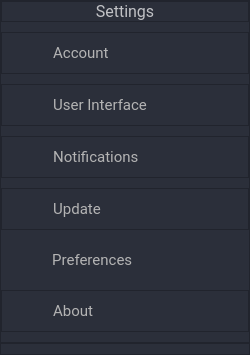
                     <widget class="QFrame" name="frame_49">
                      <property name="minimumSize">
                       <size>
                        <width>250</width>
                        <height>0</height>
                       </size>
                      </property>
                      <property name="maximumSize">
                       <size>
                        <width>250</width>
                        <height>16777215</height>
                       </size>
                      </property>
                      <property name="styleSheet">
                       <string notr="true">background-color: rgb(43, 47, 58)</string>
                      </property>
                      <property name="frameShape">
                       <enum>QFrame::StyledPanel</enum>
                      </property>
                      <property name="frameShadow">
                       <enum>QFrame::Raised</enum>
                      </property>
                      <layout class="QVBoxLayout" name="verticalLayout_27">
                       <property name="spacing">
                        <number>10</number>
                       </property>
                       <property name="leftMargin">
                        <number>0</number>
                       </property>
                       <property name="topMargin">
                        <number>0</number>
                       </property>
                       <property name="rightMargin">
                        <number>0</number>
                       </property>
                       <property name="bottomMargin">
                        <number>0</number>
                       </property>
                       <item>
                        <widget class="QFrame" name="frame_51">
                         <property name="maximumSize">
                          <size>
                           <width>16777215</width>
                           <height>60</height>
                          </size>
                         </property>
                         <property name="frameShape">
                          <enum>QFrame::StyledPanel</enum>
                         </property>
                         <property name="frameShadow">
                          <enum>QFrame::Raised</enum>
                         </property>
                         <layout class="QHBoxLayout" name="horizontalLayout_23">
                          <property name="spacing">
                           <number>0</number>
                          </property>
                          <property name="leftMargin">
                           <number>0</number>
                          </property>
                          <property name="topMargin">
                           <number>0</number>
                          </property>
                          <property name="rightMargin">
                           <number>0</number>
                          </property>
                          <property name="bottomMargin">
                           <number>0</number>
                          </property>
                          <item>
                           <widget class="QLabel" name="label_32">
                            <property name="font">
                             <font>
                              <family>Roboto</family>
                              <pointsize>12</pointsize>
                             </font>
                            </property>
                            <property name="styleSheet">
                             <string notr="true">color:rgba(255, 255, 255, 180);</string>
                            </property>
                            <property name="text">
                             <string>Settings</string>
                            </property>
                            <property name="alignment">
                             <set>Qt::AlignCenter</set>
                            </property>
                           </widget>
                          </item>
                         </layout>
                        </widget>
                       </item>
                       <item>
                        <widget class="QFrame" name="frame_25">
                         <property name="maximumSize">
                          <size>
                           <width>16777215</width>
                           <height>50</height>
                          </size>
                         </property>
                         <property name="frameShape">
                          <enum>QFrame::StyledPanel</enum>
                         </property>
                         <property name="frameShadow">
                          <enum>QFrame::Raised</enum>
                         </property>
                         <layout class="QHBoxLayout" name="horizontalLayout_18">
                          <property name="spacing">
                           <number>0</number>
                          </property>
                          <property name="leftMargin">
                           <number>0</number>
                          </property>
                          <property name="topMargin">
                           <number>0</number>
                          </property>
                          <property name="rightMargin">
                           <number>0</number>
                          </property>
                          <property name="bottomMargin">
                           <number>0</number>
                          </property>
                          <item>
                           <widget class="QPushButton" name="acc_button">
                            <property name="minimumSize">
                             <size>
                              <width>0</width>
                              <height>40</height>
                             </size>
                            </property>
                            <property name="font">
                             <font>
                              <family>Roboto</family>
                              <pointsize>11</pointsize>
                             </font>
                            </property>
                            <property name="cursor">
                             <cursorShape>PointingHandCursor</cursorShape>
                            </property>
                            <property name="styleSheet">
                             <string notr="true">QPushButton{
	border-radius:5px;
	color:rgb(180, 180, 180);
	text-align:left;
	padding-left:40px;
}
QPushButton:hover{
	background-color:rgb(59, 66, 81);
	border:2px solid rgb(212, 58, 212);
	border-radius:5px;
}
QPushButton:checked {
    background-color: rgb(0, 151, 227);
    color: rgb(180, 180, 180);;
}</string>
                            </property>
                            <property name="text">
                             <string>   Account</string>
                            </property>
                            <property name="icon">
                             <iconset>
                              <normaloff>../Reqs/user2.png</normaloff>../Reqs/user2.png</iconset>
                            </property>
                            <property name="iconSize">
                             <size>
                              <width>25</width>
                              <height>25</height>
                             </size>
                            </property>
                           </widget>
                          </item>
                         </layout>
                        </widget>
                       </item>
                       <item>
                        <widget class="QFrame" name="frame_56">
                         <property name="maximumSize">
                          <size>
                           <width>16777215</width>
                           <height>50</height>
                          </size>
                         </property>
                         <property name="frameShape">
                          <enum>QFrame::StyledPanel</enum>
                         </property>
                         <property name="frameShadow">
                          <enum>QFrame::Raised</enum>
                         </property>
                         <layout class="QHBoxLayout" name="horizontalLayout_24">
                          <property name="spacing">
                           <number>0</number>
                          </property>
                          <property name="leftMargin">
                           <number>0</number>
                          </property>
                          <property name="topMargin">
                           <number>0</number>
                          </property>
                          <property name="rightMargin">
                           <number>0</number>
                          </property>
                          <property name="bottomMargin">
                           <number>0</number>
                          </property>
                          <item>
                           <widget class="QPushButton" name="buttonUI">
                            <property name="minimumSize">
                             <size>
                              <width>0</width>
                              <height>40</height>
                             </size>
                            </property>
                            <property name="font">
                             <font>
                              <family>Roboto</family>
                              <pointsize>11</pointsize>
                             </font>
                            </property>
                            <property name="cursor">
                             <cursorShape>PointingHandCursor</cursorShape>
                            </property>
                            <property name="styleSheet">
                             <string notr="true">QPushButton{
	border-radius:5px;
	color:rgb(180, 180, 180);
	text-align:left;
	padding-left:40px;
}
QPushButton:hover{
	background-color:rgb(59, 66, 81);
	border:2px solid rgb(212, 58, 212);
	border-radius:5px;
}</string>
                            </property>
                            <property name="text">
                             <string>   User Interface</string>
                            </property>
                            <property name="icon">
                             <iconset>
                              <normaloff>../Reqs/ui_.png</normaloff>../Reqs/ui_.png</iconset>
                            </property>
                            <property name="iconSize">
                             <size>
                              <width>25</width>
                              <height>25</height>
                             </size>
                            </property>
                           </widget>
                          </item>
                         </layout>
                        </widget>
                       </item>
                       <item>
                        <widget class="QFrame" name="frame_52">
                         <property name="maximumSize">
                          <size>
                           <width>16777215</width>
                           <height>50</height>
                          </size>
                         </property>
                         <property name="frameShape">
                          <enum>QFrame::StyledPanel</enum>
                         </property>
                         <property name="frameShadow">
                          <enum>QFrame::Raised</enum>
                         </property>
                         <layout class="QHBoxLayout" name="horizontalLayout_25">
                          <property name="spacing">
                           <number>0</number>
                          </property>
                          <property name="leftMargin">
                           <number>0</number>
                          </property>
                          <property name="topMargin">
                           <number>0</number>
                          </property>
                          <property name="rightMargin">
                           <number>0</number>
                          </property>
                          <property name="bottomMargin">
                           <number>0</number>
                          </property>
                          <item>
                           <widget class="QPushButton" name="buttonNotification">
                            <property name="minimumSize">
                             <size>
                              <width>0</width>
                              <height>40</height>
                             </size>
                            </property>
                            <property name="font">
                             <font>
                              <family>Roboto</family>
                              <pointsize>11</pointsize>
                             </font>
                            </property>
                            <property name="cursor">
                             <cursorShape>PointingHandCursor</cursorShape>
                            </property>
                            <property name="styleSheet">
                             <string notr="true">QPushButton{
	border-radius:5px;
	color:rgb(180, 180, 180);
	text-align:left;
	padding-left:40px;
}
QPushButton:hover{
	background-color:rgb(59, 66, 81);
	border:2px solid rgb(212, 58, 212);
	border-radius:5px;
}</string>
                            </property>
                            <property name="text">
                             <string>   Notifications</string>
                            </property>
                            <property name="icon">
                             <iconset>
                              <normaloff>../Reqs/notification_.png</normaloff>../Reqs/notification_.png</iconset>
                            </property>
                            <property name="iconSize">
                             <size>
                              <width>30</width>
                              <height>30</height>
                             </size>
                            </property>
                           </widget>
                          </item>
                         </layout>
                        </widget>
                       </item>
                       <item>
                        <widget class="QFrame" name="frame_53">
                         <property name="maximumSize">
                          <size>
                           <width>16777215</width>
                           <height>50</height>
                          </size>
                         </property>
                         <property name="frameShape">
                          <enum>QFrame::StyledPanel</enum>
                         </property>
                         <property name="frameShadow">
                          <enum>QFrame::Raised</enum>
                         </property>
                         <layout class="QHBoxLayout" name="horizontalLayout_26">
                          <property name="spacing">
                           <number>0</number>
                          </property>
                          <property name="leftMargin">
                           <number>0</number>
                          </property>
                          <property name="topMargin">
                           <number>0</number>
                          </property>
                          <property name="rightMargin">
                           <number>0</number>
                          </property>
                          <property name="bottomMargin">
                           <number>0</number>
                          </property>
                          <item>
                           <widget class="QPushButton" name="buttonUpdate">
                            <property name="minimumSize">
                             <size>
                              <width>0</width>
                              <height>40</height>
                             </size>
                            </property>
                            <property name="font">
                             <font>
                              <family>Roboto</family>
                              <pointsize>11</pointsize>
                             </font>
                            </property>
                            <property name="cursor">
                             <cursorShape>PointingHandCursor</cursorShape>
                            </property>
                            <property name="styleSheet">
                             <string notr="true">QPushButton{
	border-radius:5px;
	color:rgb(180, 180, 180);
	text-align:left;
	padding-left:40px;
}
QPushButton:hover{
	background-color:rgb(59, 66, 81);
	border:2px solid rgb(212, 58, 212);
	border-radius:5px;
}</string>
                            </property>
                            <property name="text">
                             <string>   Update</string>
                            </property>
                            <property name="icon">
                             <iconset>
                              <normaloff>../Reqs/update_.png</normaloff>../Reqs/update_.png</iconset>
                            </property>
                            <property name="iconSize">
                             <size>
                              <width>25</width>
                              <height>25</height>
                             </size>
                            </property>
                           </widget>
                          </item>
                         </layout>
                        </widget>
                       </item>
                       <item>
                        <widget class="QPushButton" name="button_preferences">
                         <property name="minimumSize">
                          <size>
                           <width>0</width>
                           <height>40</height>
                          </size>
                         </property>
                         <property name="font">
                          <font>
                           <family>Roboto</family>
                           <pointsize>11</pointsize>
                          </font>
                         </property>
                         <property name="cursor">
                          <cursorShape>PointingHandCursor</cursorShape>
                         </property>
                         <property name="styleSheet">
                          <string notr="true">QPushButton{
	border-radius:5px;
	color:rgb(180, 180, 180);
	text-align:left;
	padding-left:40px;
}
QPushButton:hover{
	background-color:rgb(59, 66, 81);
	border:2px solid rgb(212, 58, 212);
	border-radius:5px;
}</string>
                         </property>
                         <property name="text">
                          <string>   Preferences</string>
                         </property>
                         <property name="icon">
                          <iconset>
                           <normaloff>../Reqs/preferences.png</normaloff>../Reqs/preferences.png</iconset>
                         </property>
                         <property name="iconSize">
                          <size>
                           <width>25</width>
                           <height>25</height>
                          </size>
                         </property>
                        </widget>
                       </item>
                       <item>
                        <widget class="QFrame" name="frame_54">
                         <property name="maximumSize">
                          <size>
                           <width>16777215</width>
                           <height>50</height>
                          </size>
                         </property>
                         <property name="frameShape">
                          <enum>QFrame::StyledPanel</enum>
                         </property>
                         <property name="frameShadow">
                          <enum>QFrame::Raised</enum>
                         </property>
                         <layout class="QHBoxLayout" name="horizontalLayout_27">
                          <property name="spacing">
                           <number>0</number>
                          </property>
                          <property name="leftMargin">
                           <number>0</number>
                          </property>
                          <property name="topMargin">
                           <number>0</number>
                          </property>
                          <property name="rightMargin">
                           <number>0</number>
                          </property>
                          <property name="bottomMargin">
                           <number>0</number>
                          </property>
                          <item>
                           <widget class="QPushButton" name="buttonAbout">
                            <property name="minimumSize">
                             <size>
                              <width>0</width>
                              <height>40</height>
                             </size>
                            </property>
                            <property name="font">
                             <font>
                              <family>Roboto</family>
                              <pointsize>11</pointsize>
                             </font>
                            </property>
                            <property name="cursor">
                             <cursorShape>PointingHandCursor</cursorShape>
                            </property>
                            <property name="styleSheet">
                             <string notr="true">QPushButton{
	border-radius:5px;
	color:rgb(180, 180, 180);
	text-align:left;
	padding-left:40px;
}
QPushButton:hover{
	background-color:rgb(59, 66, 81);
	border:2px solid rgb(212, 58, 212);
	border-radius:5px;
}</string>
                            </property>
                            <property name="text">
                             <string>   About</string>
                            </property>
                            <property name="icon">
                             <iconset>
                              <normaloff>../Reqs/about_.png</normaloff>../Reqs/about_.png</iconset>
                            </property>
                            <property name="iconSize">
                             <size>
                              <width>25</width>
                              <height>25</height>
                             </size>
                            </property>
                           </widget>
                          </item>
                         </layout>
                        </widget>
                       </item>
                       <item>
                        <widget class="QFrame" name="frame_57">
                         <property name="maximumSize">
                          <size>
                           <width>16777215</width>
                           <height>50</height>
                          </size>
                         </property>
                         <property name="frameShape">
                          <enum>QFrame::StyledPanel</enum>
                         </property>
                         <property name="frameShadow">
                          <enum>QFrame::Raised</enum>
                         </property>
                         <layout class="QHBoxLayout" name="horizontalLayout_28">
                          <property name="spacing">
                           <number>0</number>
                          </property>
                          <property name="leftMargin">
                           <number>0</number>
                          </property>
                          <property name="topMargin">
                           <number>0</number>
                          </property>
                          <property name="rightMargin">
                           <number>0</number>
                          </property>
                          <property name="bottomMargin">
                           <number>0</number>
                          </property>
                         </layout>
                        </widget>
                       </item>
                       <item>
                        <widget class="QFrame" name="frame_55">
                         <property name="frameShape">
                          <enum>QFrame::StyledPanel</enum>
                         </property>
                         <property name="frameShadow">
                          <enum>QFrame::Raised</enum>
                         </property>
                        </widget>
                       </item>
                      </layout>
                     </widget>
